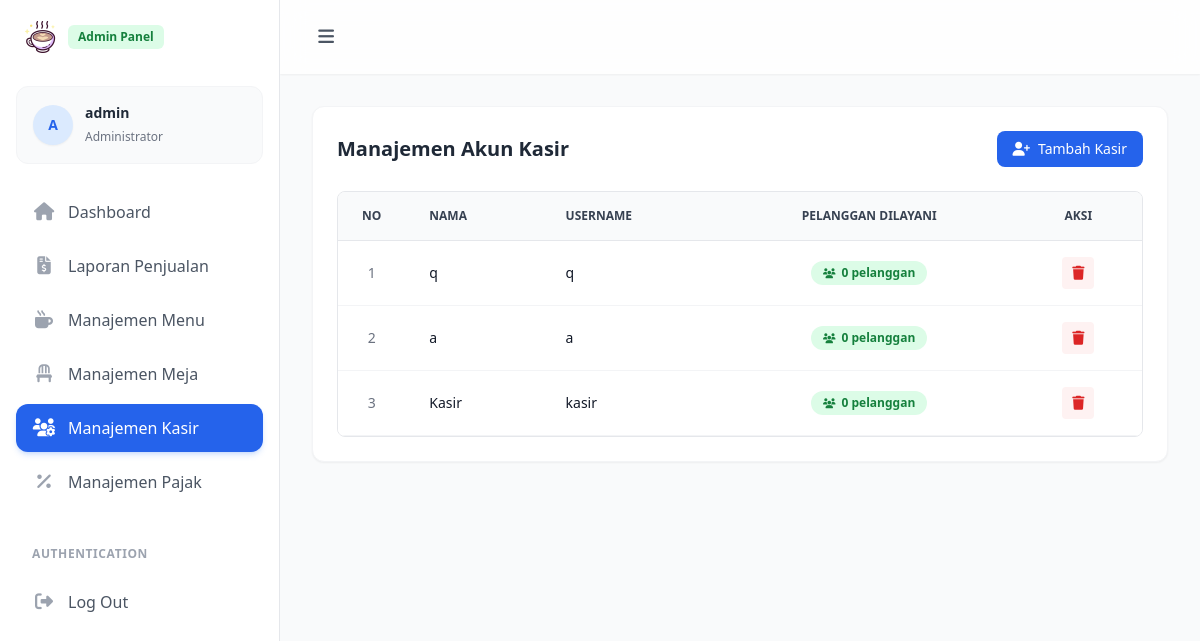
The page /admin/kasir/index.php (signed in) on the database its author committed.
### tables this page shows
CREATE TABLE `user` (
  `id` int unsigned NOT NULL AUTO_INCREMENT,
  `name` varchar(50) NOT NULL,
  `username` varchar(50) NOT NULL,
  `password` varchar(255) NOT NULL,
  `role` tinyint unsigned NOT NULL COMMENT '1: Kasir, 2: Admin',
  `created_at` datetime DEFAULT CURRENT_TIMESTAMP,
  `updated_at` datetime DEFAULT NULL,
  PRIMARY KEY (`id`),
  UNIQUE KEY `username` (`username`)
);

### admin/kasir/index.php (the view, shortened to what this page needs)
<?php
require_once __DIR__ . '/../../config.php';
try {
    $stmt = $pdo->prepare("SELECT u.*, COALESCE(o.cnt, 0) AS customer_count FROM user u LEFT JOIN (SELECT user_id, COUNT(*) AS cnt FROM `order` WHERE status = 1 GROUP BY user_id) o ON u.id = o.user_id WHERE u.username != 'admin' ORDER BY u.id DESC");
    $stmt->execute();
    $kasirs = $stmt->fetchAll();
} catch (PDOException $e) {
    $error_msg = "Gagal mengambil data: " . $e->getMessage();
}
?>
<?php
include __DIR__ . '/../layout/header.php';
include __DIR__ . '/../layout/sidebar.php';
?>
    <main class="relative min-h-screen pt-[74px] transition-all duration-300 lg:ml-[280px] pc-main">
      <div class="p-4 sm:p-6 lg:p-8">
          <div class="rounded-xl border border-gray-100 bg-white p-6 shadow-sm">
              <div class="mb-6 flex flex-col sm:flex-row items-start sm:items-center justify-between gap-4">
                <h3 class="text-xl font-bold text-gray-800">Manajemen Akun Kasir</h3>
                <button data-modal-target="authentication-modal" data-modal-toggle="authentication-modal" class="inline-flex items-center rounded-lg bg-blue-600 px-4 py-2 text-sm font-medium text-white transition-colors hover:bg-blue-700" type="button">
                    <i class="fa-solid fa-user-plus mr-2"></i>Tambah Kasir
                </button>
              </div>
              <div class="overflow-x-auto rounded-lg border border-gray-200">
                <table class="w-full text-left text-sm text-gray-500">
                  <thead class="bg-gray-50 text-xs uppercase text-gray-700 border-b border-gray-200">
                    <tr>
                      <th scope="col" class="w-16 px-6 py-4 text-center">No</th>
                      <th scope="col" class="px-6 py-4">Nama</th>
                      <th scope="col" class="px-6 py-4">Username</th>
                      <th scope="col" class="px-6 py-4 text-center">Pelanggan Dilayani</th>
                      <th scope="col" class="px-6 py-4 text-center">Aksi</th>
                    </tr>
                  </thead>
                  <tbody>
                    <?php if (empty($kasirs)): ?>
                        <tr><td colspan="5" class="py-6 text-center text-gray-500">Data kasir belum tersedia.</td></tr>
                    <?php else: ?>
                        <?php $no = 1; foreach ($kasirs as $row): ?>
                        <tr class="border-b border-gray-100 bg-white transition-colors hover:bg-gray-50">
                          <td class="px-6 py-4 text-center"><?php echo $no++; ?></td>
                          <td class="px-6 py-4 font-medium text-gray-900"><?= htmlspecialchars($row['name'] ?? '-'); ?></td>
                          <td class="px-6 py-4 font-medium text-gray-900"><?= htmlspecialchars($row['username']); ?></td>
                          <td class="px-6 py-4 text-center">
                            <span class="inline-flex items-center gap-1.5 px-3 py-1 rounded-full text-xs font-bold bg-green-100 text-green-700">
                              <i class="fa-solid fa-users text-[10px]"></i>
                              <?= (int)$row['customer_count']; ?> pelanggan
                            </span>
                          </td>
                          <td class="px-6 py-4 text-center">
                            <div class="flex items-center justify-center gap-2">
                              <a href="hapus?id=<?php echo $row['id']; ?>" onclick="return confirm('Yakin ingin menghapus akun kasir ini?')" class="inline-flex h-8 w-8 items-center justify-center rounded bg-red-50 text-red-600 transition-colors hover:bg-red-100 hover:text-red-900">
                                  <i class="fa-solid fa-trash"></i>
                              </a>
                            </div>
                          </td>
                        </tr>
                        <?php endforeach; ?>
                    <?php endif; ?>
                  </tbody>
                </table>
              </div>
          </div>
      </div>
    </main>
<?php
include __DIR__ . '/../layout/footer.php';
?>

### rows shown on the page
user: name "q", username "q", customer_count "0"
user: name "a", username "a", customer_count "0"
user: name "Kasir", username "kasir", customer_count "0"

### other values the page prints
$initials "A"
$_SESSION['name'] "admin"
